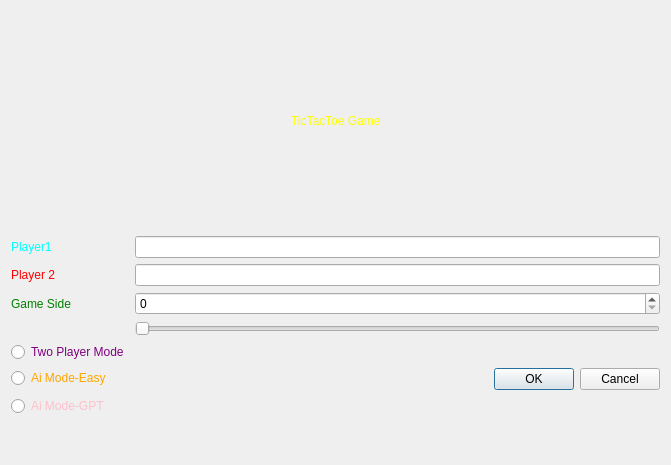
<?xml version="1.0" encoding="UTF-8"?>
<ui version="4.0">
 <class>gameconfig</class>
 <widget class="QDialog" name="gameconfig">
  <property name="geometry">
   <rect>
    <x>0</x>
    <y>0</y>
    <width>671</width>
    <height>465</height>
   </rect>
  </property>
  <property name="windowTitle">
   <string>Dialog</string>
  </property>
  <layout class="QVBoxLayout" name="verticalLayout">
   <item>
    <layout class="QHBoxLayout" name="horizontalLayout">
     <item>
      <spacer name="horizontalSpacer_3">
       <property name="orientation">
        <enum>Qt::Horizontal</enum>
       </property>
       <property name="sizeHint" stdset="0">
        <size>
         <width>40</width>
         <height>20</height>
        </size>
       </property>
      </spacer>
     </item>
     <item>
      <spacer name="horizontalSpacer_2">
       <property name="orientation">
        <enum>Qt::Horizontal</enum>
       </property>
       <property name="sizeHint" stdset="0">
        <size>
         <width>40</width>
         <height>20</height>
        </size>
       </property>
      </spacer>
     </item>
     <item>
      <widget class="QLabel" name="label_4">
       <property name="styleSheet">
        <string notr="true">font:20pt &quot;Noto Sans&quot;;
color: yellow;</string>
       </property>
       <property name="text">
        <string>TicTacToe Game</string>
       </property>
      </widget>
     </item>
     <item>
      <spacer name="horizontalSpacer_4">
       <property name="orientation">
        <enum>Qt::Horizontal</enum>
       </property>
       <property name="sizeHint" stdset="0">
        <size>
         <width>40</width>
         <height>20</height>
        </size>
       </property>
      </spacer>
     </item>
     <item>
      <spacer name="horizontalSpacer">
       <property name="orientation">
        <enum>Qt::Horizontal</enum>
       </property>
       <property name="sizeHint" stdset="0">
        <size>
         <width>40</width>
         <height>20</height>
        </size>
       </property>
      </spacer>
     </item>
    </layout>
   </item>
   <item>
    <layout class="QFormLayout" name="formLayout">
     <item row="2" column="0">
      <widget class="QLabel" name="label">
       <property name="styleSheet">
        <string notr="true">color:rgb(0, 255, 255);
font: 15pt &quot;Noto Sans&quot;;</string>
       </property>
       <property name="text">
        <string>Player1</string>
       </property>
      </widget>
     </item>
     <item row="2" column="1">
      <widget class="QLineEdit" name="lineEdit"/>
     </item>
     <item row="4" column="0">
      <widget class="QLabel" name="label_2">
       <property name="styleSheet">
        <string notr="true">font:15pt &quot;Noto Sans&quot;;
color: red;</string>
       </property>
       <property name="text">
        <string>Player 2</string>
       </property>
      </widget>
     </item>
     <item row="4" column="1">
      <widget class="QLineEdit" name="lineEdit2"/>
     </item>
     <item row="6" column="0">
      <widget class="QLabel" name="label_3">
       <property name="styleSheet">
        <string notr="true">font:15pt &quot;Noto Sans&quot;;
color: green;</string>
       </property>
       <property name="text">
        <string>Game Side</string>
       </property>
      </widget>
     </item>
     <item row="6" column="1">
      <widget class="QSpinBox" name="spinBox"/>
     </item>
     <item row="7" column="1">
      <widget class="QSlider" name="horizontalSlider">
       <property name="orientation">
        <enum>Qt::Horizontal</enum>
       </property>
      </widget>
     </item>
     <item row="8" column="0">
      <widget class="QRadioButton" name="twoPlayerMode">
       <property name="styleSheet">
        <string notr="true">font:15pt &quot;Noto Sans&quot;;
color: purple;</string>
       </property>
       <property name="text">
        <string>Two Player Mode</string>
       </property>
      </widget>
     </item>
     <item row="9" column="0">
      <widget class="QRadioButton" name="AiMode">
       <property name="styleSheet">
        <string notr="true">font:15pt &quot;Noto Sans&quot;;
color: orange;</string>
       </property>
       <property name="text">
        <string>Ai Mode-Easy</string>
       </property>
      </widget>
     </item>
     <item row="9" column="1">
      <widget class="QDialogButtonBox" name="buttonBox">
       <property name="orientation">
        <enum>Qt::Horizontal</enum>
       </property>
       <property name="standardButtons">
        <set>QDialogButtonBox::Cancel|QDialogButtonBox::Ok</set>
       </property>
      </widget>
     </item>
     <item row="10" column="0">
      <widget class="QRadioButton" name="gptMode">
       <property name="styleSheet">
        <string notr="true">font:15pt &quot;Noto Sans&quot;;
color: pink;</string>
       </property>
       <property name="text">
        <string>Ai Mode-GPT</string>
       </property>
      </widget>
     </item>
    </layout>
   </item>
  </layout>
 </widget>
 <resources/>
 <connections>
  <connection>
   <sender>buttonBox</sender>
   <signal>accepted()</signal>
   <receiver>gameconfig</receiver>
   <slot>accept()</slot>
   <hints>
    <hint type="sourcelabel">
     <x>248</x>
     <y>254</y>
    </hint>
    <hint type="destinationlabel">
     <x>157</x>
     <y>274</y>
    </hint>
   </hints>
  </connection>
  <connection>
   <sender>buttonBox</sender>
   <signal>rejected()</signal>
   <receiver>gameconfig</receiver>
   <slot>reject()</slot>
   <hints>
    <hint type="sourcelabel">
     <x>316</x>
     <y>260</y>
    </hint>
    <hint type="destinationlabel">
     <x>286</x>
     <y>274</y>
    </hint>
   </hints>
  </connection>
 </connections>
</ui>
